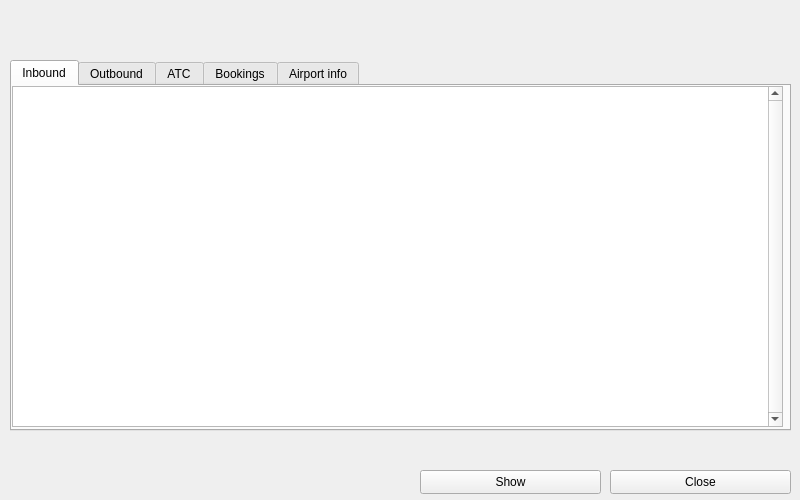
<?xml version="1.0" encoding="UTF-8"?>
<ui version="4.0">
 <class>AirportDetailsWindow</class>
 <widget class="QWidget" name="AirportDetailsWindow">
  <property name="windowModality">
   <enum>Qt::NonModal</enum>
  </property>
  <property name="geometry">
   <rect>
    <x>0</x>
    <y>0</y>
    <width>800</width>
    <height>500</height>
   </rect>
  </property>
  <property name="sizePolicy">
   <sizepolicy hsizetype="Fixed" vsizetype="Fixed">
    <horstretch>0</horstretch>
    <verstretch>0</verstretch>
   </sizepolicy>
  </property>
  <property name="minimumSize">
   <size>
    <width>800</width>
    <height>500</height>
   </size>
  </property>
  <property name="maximumSize">
   <size>
    <width>800</width>
    <height>600</height>
   </size>
  </property>
  <property name="windowTitle">
   <string>- airport details</string>
  </property>
  <property name="windowIcon">
   <iconset resource="imgs.qrc">
    <normaloff>:/mainIcon/icon.png</normaloff>:/mainIcon/icon.png</iconset>
  </property>
  <widget class="QTabWidget" name="InboundsOutboundsTab">
   <property name="geometry">
    <rect>
     <x>10</x>
     <y>60</y>
     <width>781</width>
     <height>371</height>
    </rect>
   </property>
   <property name="layoutDirection">
    <enum>Qt::LeftToRight</enum>
   </property>
   <property name="tabPosition">
    <enum>QTabWidget::North</enum>
   </property>
   <property name="currentIndex">
    <number>0</number>
   </property>
   <widget class="QWidget" name="tab">
    <attribute name="title">
     <string>Inbound</string>
    </attribute>
    <widget class="FlightTableView" name="InboundTable">
     <property name="geometry">
      <rect>
       <x>0</x>
       <y>0</y>
       <width>771</width>
       <height>341</height>
      </rect>
     </property>
     <property name="verticalScrollBarPolicy">
      <enum>Qt::ScrollBarAlwaysOn</enum>
     </property>
     <property name="horizontalScrollBarPolicy">
      <enum>Qt::ScrollBarAlwaysOff</enum>
     </property>
     <property name="editTriggers">
      <set>QAbstractItemView::NoEditTriggers</set>
     </property>
     <property name="showDropIndicator" stdset="0">
      <bool>false</bool>
     </property>
     <property name="dragDropOverwriteMode">
      <bool>false</bool>
     </property>
     <property name="selectionMode">
      <enum>QAbstractItemView::NoSelection</enum>
     </property>
     <property name="selectionBehavior">
      <enum>QAbstractItemView::SelectRows</enum>
     </property>
     <property name="showGrid">
      <bool>false</bool>
     </property>
     <property name="gridStyle">
      <enum>Qt::NoPen</enum>
     </property>
     <property name="sortingEnabled">
      <bool>true</bool>
     </property>
     <property name="wordWrap">
      <bool>false</bool>
     </property>
     <property name="cornerButtonEnabled">
      <bool>false</bool>
     </property>
     <attribute name="horizontalHeaderHighlightSections">
      <bool>false</bool>
     </attribute>
     <attribute name="horizontalHeaderStretchLastSection">
      <bool>true</bool>
     </attribute>
     <attribute name="verticalHeaderVisible">
      <bool>false</bool>
     </attribute>
     <attribute name="verticalHeaderDefaultSectionSize">
      <number>25</number>
     </attribute>
     <attribute name="verticalHeaderHighlightSections">
      <bool>false</bool>
     </attribute>
    </widget>
   </widget>
   <widget class="QWidget" name="tab_2">
    <attribute name="title">
     <string>Outbound</string>
    </attribute>
    <widget class="FlightTableView" name="OutboundTable">
     <property name="geometry">
      <rect>
       <x>0</x>
       <y>0</y>
       <width>771</width>
       <height>341</height>
      </rect>
     </property>
     <property name="verticalScrollBarPolicy">
      <enum>Qt::ScrollBarAlwaysOn</enum>
     </property>
     <property name="horizontalScrollBarPolicy">
      <enum>Qt::ScrollBarAlwaysOff</enum>
     </property>
     <property name="editTriggers">
      <set>QAbstractItemView::NoEditTriggers</set>
     </property>
     <property name="showDropIndicator" stdset="0">
      <bool>false</bool>
     </property>
     <property name="dragDropOverwriteMode">
      <bool>false</bool>
     </property>
     <property name="selectionMode">
      <enum>QAbstractItemView::NoSelection</enum>
     </property>
     <property name="selectionBehavior">
      <enum>QAbstractItemView::SelectRows</enum>
     </property>
     <property name="showGrid">
      <bool>false</bool>
     </property>
     <property name="gridStyle">
      <enum>Qt::NoPen</enum>
     </property>
     <property name="sortingEnabled">
      <bool>true</bool>
     </property>
     <property name="wordWrap">
      <bool>false</bool>
     </property>
     <property name="cornerButtonEnabled">
      <bool>false</bool>
     </property>
     <attribute name="horizontalHeaderHighlightSections">
      <bool>false</bool>
     </attribute>
     <attribute name="horizontalHeaderStretchLastSection">
      <bool>true</bool>
     </attribute>
     <attribute name="verticalHeaderVisible">
      <bool>false</bool>
     </attribute>
     <attribute name="verticalHeaderDefaultSectionSize">
      <number>25</number>
     </attribute>
     <attribute name="verticalHeaderHighlightSections">
      <bool>false</bool>
     </attribute>
    </widget>
   </widget>
   <widget class="QWidget" name="tab_3">
    <attribute name="title">
     <string>ATC</string>
    </attribute>
    <widget class="ControllerTableView" name="ATCTable">
     <property name="geometry">
      <rect>
       <x>0</x>
       <y>0</y>
       <width>771</width>
       <height>341</height>
      </rect>
     </property>
     <property name="verticalScrollBarPolicy">
      <enum>Qt::ScrollBarAlwaysOn</enum>
     </property>
     <property name="horizontalScrollBarPolicy">
      <enum>Qt::ScrollBarAlwaysOff</enum>
     </property>
     <property name="editTriggers">
      <set>QAbstractItemView::NoEditTriggers</set>
     </property>
     <property name="showDropIndicator" stdset="0">
      <bool>false</bool>
     </property>
     <property name="dragDropOverwriteMode">
      <bool>false</bool>
     </property>
     <property name="selectionMode">
      <enum>QAbstractItemView::NoSelection</enum>
     </property>
     <property name="selectionBehavior">
      <enum>QAbstractItemView::SelectRows</enum>
     </property>
     <property name="showGrid">
      <bool>false</bool>
     </property>
     <property name="gridStyle">
      <enum>Qt::NoPen</enum>
     </property>
     <property name="sortingEnabled">
      <bool>true</bool>
     </property>
     <property name="wordWrap">
      <bool>false</bool>
     </property>
     <property name="cornerButtonEnabled">
      <bool>false</bool>
     </property>
     <attribute name="horizontalHeaderHighlightSections">
      <bool>false</bool>
     </attribute>
     <attribute name="horizontalHeaderStretchLastSection">
      <bool>true</bool>
     </attribute>
     <attribute name="verticalHeaderVisible">
      <bool>false</bool>
     </attribute>
     <attribute name="verticalHeaderDefaultSectionSize">
      <number>25</number>
     </attribute>
     <attribute name="verticalHeaderHighlightSections">
      <bool>false</bool>
     </attribute>
    </widget>
   </widget>
   <widget class="QWidget" name="tab_4">
    <attribute name="title">
     <string>Bookings</string>
    </attribute>
    <widget class="QTableView" name="BookedATCTable">
     <property name="geometry">
      <rect>
       <x>0</x>
       <y>0</y>
       <width>771</width>
       <height>341</height>
      </rect>
     </property>
     <property name="verticalScrollBarPolicy">
      <enum>Qt::ScrollBarAlwaysOn</enum>
     </property>
     <property name="horizontalScrollBarPolicy">
      <enum>Qt::ScrollBarAlwaysOff</enum>
     </property>
     <property name="editTriggers">
      <set>QAbstractItemView::NoEditTriggers</set>
     </property>
     <property name="showDropIndicator" stdset="0">
      <bool>false</bool>
     </property>
     <property name="dragDropOverwriteMode">
      <bool>false</bool>
     </property>
     <property name="selectionMode">
      <enum>QAbstractItemView::NoSelection</enum>
     </property>
     <property name="selectionBehavior">
      <enum>QAbstractItemView::SelectRows</enum>
     </property>
     <property name="showGrid">
      <bool>false</bool>
     </property>
     <property name="gridStyle">
      <enum>Qt::NoPen</enum>
     </property>
     <property name="sortingEnabled">
      <bool>true</bool>
     </property>
     <property name="wordWrap">
      <bool>false</bool>
     </property>
     <property name="cornerButtonEnabled">
      <bool>false</bool>
     </property>
     <attribute name="horizontalHeaderHighlightSections">
      <bool>false</bool>
     </attribute>
     <attribute name="horizontalHeaderStretchLastSection">
      <bool>true</bool>
     </attribute>
     <attribute name="verticalHeaderVisible">
      <bool>false</bool>
     </attribute>
     <attribute name="verticalHeaderDefaultSectionSize">
      <number>25</number>
     </attribute>
     <attribute name="verticalHeaderHighlightSections">
      <bool>false</bool>
     </attribute>
    </widget>
   </widget>
   <widget class="QWidget" name="tab_5">
    <attribute name="title">
     <string>Airport info</string>
    </attribute>
    <widget class="QWidget" name="layoutWidget2">
     <property name="geometry">
      <rect>
       <x>5</x>
       <y>10</y>
       <width>761</width>
       <height>321</height>
      </rect>
     </property>
     <layout class="QVBoxLayout" name="verticalLayout_2">
      <item>
       <layout class="QHBoxLayout" name="horizontalLayout" stretch="1,5">
        <item>
         <widget class="QLabel" name="label">
          <property name="font">
           <font>
            <weight>50</weight>
            <bold>false</bold>
           </font>
          </property>
          <property name="text">
           <string>Airport name:</string>
          </property>
          <property name="alignment">
           <set>Qt::AlignRight|Qt::AlignTrailing|Qt::AlignVCenter</set>
          </property>
          <property name="indent">
           <number>10</number>
          </property>
         </widget>
        </item>
        <item>
         <widget class="QLabel" name="FullNameLabel">
          <property name="text">
           <string/>
          </property>
         </widget>
        </item>
       </layout>
      </item>
      <item>
       <layout class="QHBoxLayout" name="horizontalLayout_2" stretch="1,5">
        <item>
         <widget class="QLabel" name="label_3">
          <property name="text">
           <string>City:</string>
          </property>
          <property name="alignment">
           <set>Qt::AlignRight|Qt::AlignTrailing|Qt::AlignVCenter</set>
          </property>
          <property name="indent">
           <number>10</number>
          </property>
         </widget>
        </item>
        <item>
         <widget class="QLabel" name="CityLabel">
          <property name="text">
           <string/>
          </property>
         </widget>
        </item>
       </layout>
      </item>
      <item>
       <layout class="QHBoxLayout" name="horizontalLayout_3" stretch="1,5">
        <item>
         <widget class="QLabel" name="label_5">
          <property name="text">
           <string>Country:</string>
          </property>
          <property name="alignment">
           <set>Qt::AlignRight|Qt::AlignTrailing|Qt::AlignVCenter</set>
          </property>
          <property name="indent">
           <number>10</number>
          </property>
         </widget>
        </item>
        <item>
         <widget class="QLabel" name="CountryLabel">
          <property name="text">
           <string/>
          </property>
         </widget>
        </item>
       </layout>
      </item>
      <item>
       <layout class="QHBoxLayout" name="horizontalLayout_4" stretch="1,5">
        <item>
         <widget class="QLabel" name="label_2">
          <property name="lineWidth">
           <number>1</number>
          </property>
          <property name="text">
           <string>Altitude:</string>
          </property>
          <property name="alignment">
           <set>Qt::AlignRight|Qt::AlignTrailing|Qt::AlignVCenter</set>
          </property>
          <property name="indent">
           <number>10</number>
          </property>
         </widget>
        </item>
        <item>
         <widget class="QLabel" name="AltitudeLabel">
          <property name="text">
           <string/>
          </property>
         </widget>
        </item>
       </layout>
      </item>
      <item>
       <spacer name="verticalSpacer">
        <property name="orientation">
         <enum>Qt::Vertical</enum>
        </property>
        <property name="sizeHint" stdset="0">
         <size>
          <width>20</width>
          <height>40</height>
         </size>
        </property>
       </spacer>
      </item>
      <item>
       <layout class="QHBoxLayout" name="horizontalLayout_5" stretch="1,0,5">
        <item>
         <widget class="QLabel" name="label_6">
          <property name="text">
           <string/>
          </property>
          <property name="pixmap">
           <pixmap resource="imgs.qrc">:/extra/vataware.png</pixmap>
          </property>
          <property name="alignment">
           <set>Qt::AlignRight|Qt::AlignTrailing|Qt::AlignVCenter</set>
          </property>
          <property name="margin">
           <number>0</number>
          </property>
          <property name="indent">
           <number>10</number>
          </property>
         </widget>
        </item>
        <item>
         <spacer name="horizontalSpacer">
          <property name="orientation">
           <enum>Qt::Horizontal</enum>
          </property>
          <property name="sizeHint" stdset="0">
           <size>
            <width>10</width>
            <height>20</height>
           </size>
          </property>
         </spacer>
        </item>
        <item>
         <widget class="QLabel" name="VatawareAirportLinkLabel">
          <property name="text">
           <string>Vataware statistics for this airport</string>
          </property>
          <property name="openExternalLinks">
           <bool>true</bool>
          </property>
         </widget>
        </item>
       </layout>
      </item>
     </layout>
    </widget>
   </widget>
  </widget>
  <widget class="QLabel" name="MetarLabel">
   <property name="geometry">
    <rect>
     <x>10</x>
     <y>440</y>
     <width>781</width>
     <height>31</height>
    </rect>
   </property>
   <property name="font">
    <font>
     <pointsize>10</pointsize>
    </font>
   </property>
   <property name="text">
    <string/>
   </property>
   <property name="textFormat">
    <enum>Qt::PlainText</enum>
   </property>
   <property name="indent">
    <number>10</number>
   </property>
  </widget>
  <widget class="QPushButton" name="CloseButton">
   <property name="geometry">
    <rect>
     <x>610</x>
     <y>470</y>
     <width>181</width>
     <height>24</height>
    </rect>
   </property>
   <property name="text">
    <string>Close</string>
   </property>
  </widget>
  <widget class="QWidget" name="layoutWidget">
   <property name="geometry">
    <rect>
     <x>20</x>
     <y>10</y>
     <width>761</width>
     <height>45</height>
    </rect>
   </property>
   <layout class="QVBoxLayout" name="verticalLayout">
    <item>
     <widget class="QLabel" name="CodesLabel">
      <property name="font">
       <font>
        <pointsize>14</pointsize>
       </font>
      </property>
      <property name="text">
       <string/>
      </property>
     </widget>
    </item>
    <item>
     <widget class="QLabel" name="NameLabel">
      <property name="text">
       <string/>
      </property>
     </widget>
    </item>
   </layout>
  </widget>
  <widget class="QPushButton" name="ShowButton">
   <property name="geometry">
    <rect>
     <x>420</x>
     <y>470</y>
     <width>181</width>
     <height>24</height>
    </rect>
   </property>
   <property name="text">
    <string>Show</string>
   </property>
  </widget>
 </widget>
 <customwidgets>
  <customwidget>
   <class>FlightTableView</class>
   <extends>QTableView</extends>
   <header>ui/views/flighttableview.h</header>
  </customwidget>
  <customwidget>
   <class>ControllerTableView</class>
   <extends>QTableView</extends>
   <header>ui/views/controllertableview.h</header>
  </customwidget>
 </customwidgets>
 <resources>
  <include location="imgs.qrc"/>
 </resources>
 <connections>
  <connection>
   <sender>CloseButton</sender>
   <signal>clicked()</signal>
   <receiver>AirportDetailsWindow</receiver>
   <slot>hide()</slot>
   <hints>
    <hint type="sourcelabel">
     <x>487</x>
     <y>441</y>
    </hint>
    <hint type="destinationlabel">
     <x>310</x>
     <y>232</y>
    </hint>
   </hints>
  </connection>
 </connections>
</ui>
